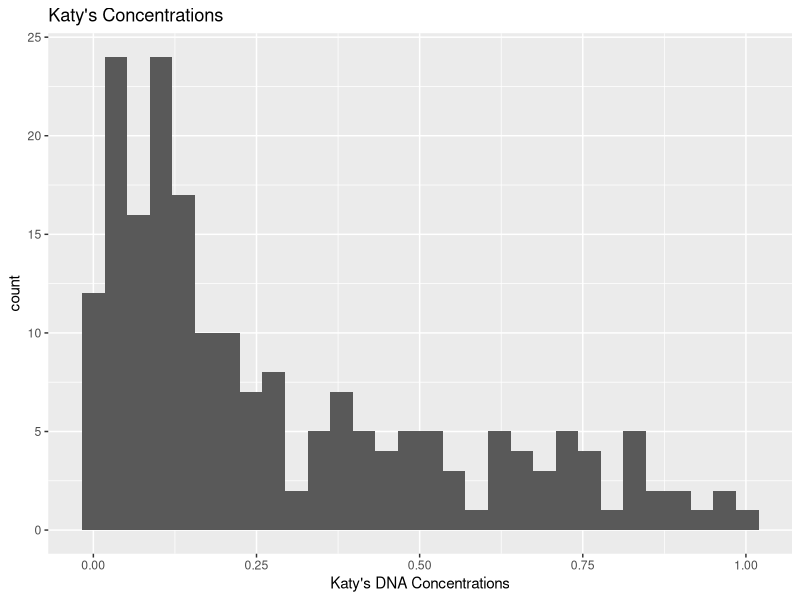
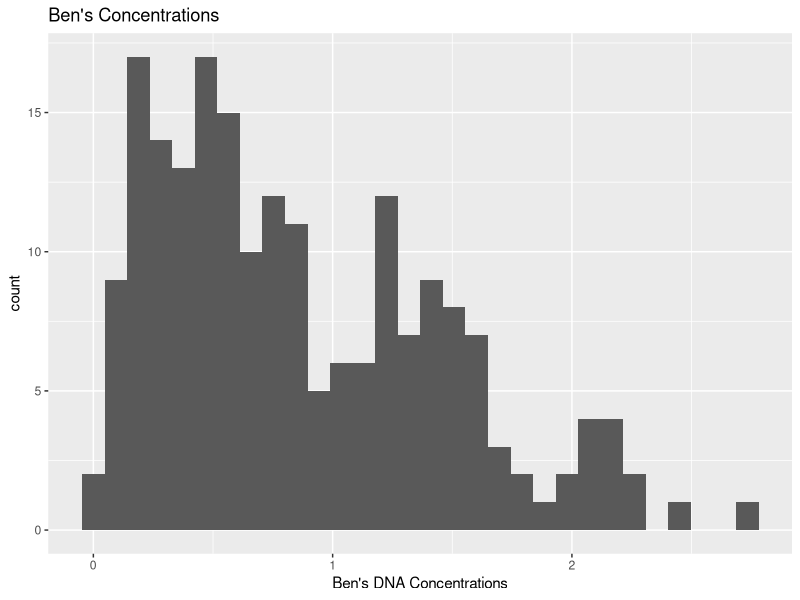
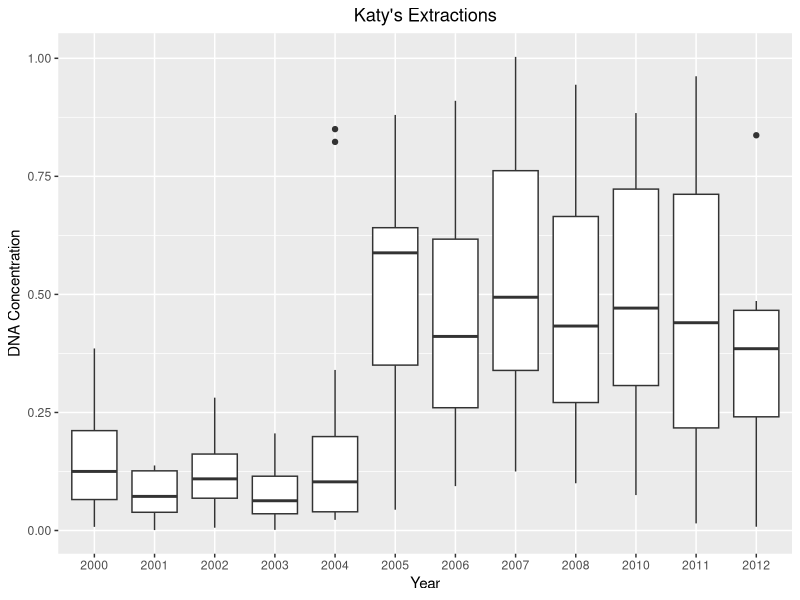
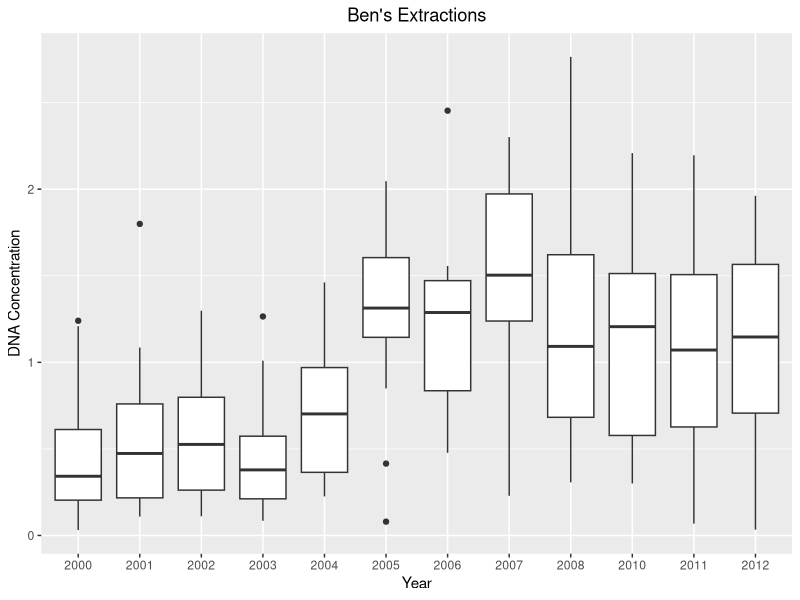
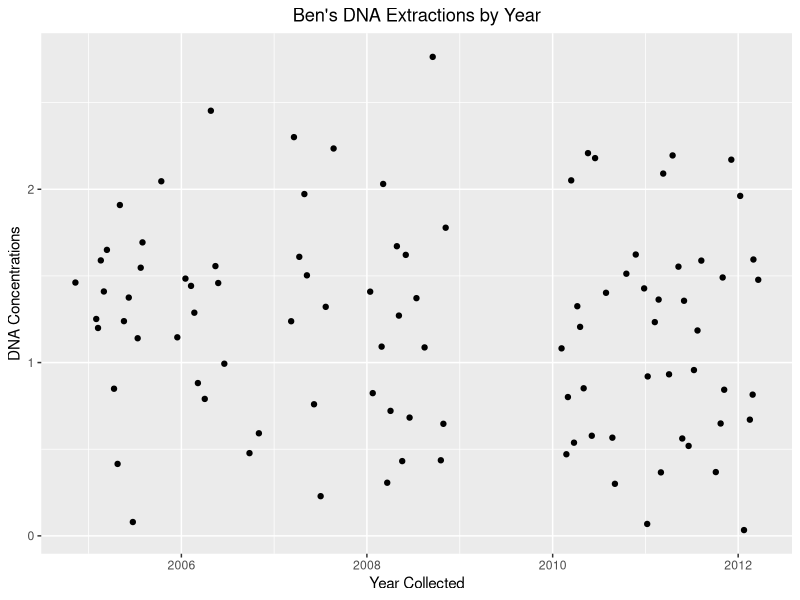

Generate these figures, in order, with R:
library(tidyverse)

##Once you get the file loaded into an R object as a data frame, feel free to do some exploratory visualizations or summaries to get a feel for the data if you like.
##Your first task, though, is to create separate histograms of the DNA concentrations for Katy and Ben. Make sure to add nice labels to these (x-axis and main title).

df <- read.csv("DNA_Conc_by_Extraction_Date.csv")

ggplot(df, aes(x=DNA_Concentration_Katy)) +
  geom_histogram()+
  labs(title="Katy's Concentrations", x="Katy's DNA Concentrations")

ggplot(df, aes(x=DNA_Concentration_Ben)) +
  geom_histogram()+ 
  labs(title="Ben's Concentrations", x="Ben's DNA Concentrations")

##II. 	
##Your second task is to look at DNA concentrations from the different extraction years. 
##One way to do this is a separate figure for each student is demonstrated in those two files:	ZAHN_Plot1.jpeg and ZAHN_Plot2.jpeg 
##Open those files in some image viewing program and take a look. I'd like you to re-create these exactly, including the labels.
##This is tricky, so I'll give a hint: the plot() function behaves differently depending on the classes of vectors that are given to it.

# III.
# Once you have your code for creating the figures correctly, you need to save those two images in YOUR Exam_1 directory. Name them similarly to how I named mine, but with your LASTNAME
# Make sure your code is saving the files. Don't do it manually with the mouse!
# 

ggplot(df, aes(x=as.character(Year_Collected), y=DNA_Concentration_Katy))+
  geom_boxplot()+
  labs(title="Katy's Extractions", x="Year", y="DNA Concentration") +
  theme(plot.title=element_text(hjust=.5))


ggplot(df, aes(x=as.character(Year_Collected), y=DNA_Concentration_Ben))+
  geom_boxplot()+
  labs(title="Ben's Extractions", x="Year", y="DNA Concentration") +
  theme(plot.title=element_text(hjust=.5))



##IV.
##Take a look at Ben's concentrations vs Katy's concentrations. You can do this however you like... with a plot or with summary stats or both.
##It looks like Ben had consistently higher DNA yields than Katy did...but surely it wasn't uniformly better, right? With some samples, he only had a marginal improvement over Katy.
##With other samples, he had a relatively massive improvement over her.
##Your task here is to write some code that tells us: in which extraction YEAR, was Ben's performance the lowest RELATIVE TO Katy's performance?

difference <- df$DNA_Concentration_Ben - df$DNA_Concentration_Katy


max.difference <- which(difference == max(difference))


df[max.difference,"Year_Collected"]


##V.
##Do another subset of the data for me. Subset the data frame so it's just the "Downstairs" lab.
##Now, make a scatterplot of the downstairs lab data such that "Date_Collected" is on the x-axis and 
#"DNA_Concentration_Ben" is on the y-axis. Save this scatterplot as "Ben_DNA_over_time.jpg" in your Exam_1 
#directory. See the file "Downstairs.jpg" for an example of how yours should look. If it looks different, you 
#might need to do some class conversions so the plot() function treats things correctly. HintHintHint: POSIXct

downstairs <- df[df$Lab == "Downstairs",]

ggplot(downstairs, aes(x=as.POSIXct(Date_Collected), y=DNA_Concentration_Ben)) +
  geom_point() +
  labs(title="Ben's DNA Extractions by Year", x="Year Collected", y="DNA Concentrations") +
  theme(plot.title = element_text(hjust = .5))



#VI.
#For this final (BONUS) problem, let's just look at Ben's DNA concentration values. I 
#think Katy messed up her PCRs, and at any rate, we can't use them for sequencing.
#Besides, our original purpose for this experiment was to see if DNA extractions sitting in a freezer degraded over time.
#To that end, I want you to make a new data frame (just using Ben's values) that has one 
#column containing the years that DNA extractions were made, 
#and another column that contains the AVERAGE of the values within that year.  
#Just to be clear, this data frame should have only 12 rows (one for each year)! You will need to 
#find a way to take the average of Ben's DNA values in each separate year. 
#A for-loop, or repeated subsetting, or some other way...
#Once you have this new data frame of averages by year, write some code that shows which extraction 
#year has the highest average DNA concentration (and what that concentration is) and then save the 12-row 
#dataframe as a new csv file called "Ben_Average_Conc.csv"


ben2000 <- mean(df[df$Year_Collected == 2000,"DNA_Concentration_Ben"])
ben2001 <- mean(df[df$Year_Collected == 2001,"DNA_Concentration_Ben"])
ben2002 <- mean(df[df$Year_Collected == 2002,"DNA_Concentration_Ben"])
ben2003 <- mean(df[df$Year_Collected == 2003,"DNA_Concentration_Ben"])
ben2004 <- mean(df[df$Year_Collected == 2004,"DNA_Concentration_Ben"])
ben2005 <- mean(df[df$Year_Collected == 2005,"DNA_Concentration_Ben"])
ben2006 <- mean(df[df$Year_Collected == 2006,"DNA_Concentration_Ben"])
ben2007 <- mean(df[df$Year_Collected == 2007,"DNA_Concentration_Ben"])
ben2008 <- mean(df[df$Year_Collected == 2008,"DNA_Concentration_Ben"])
ben2010 <- mean(df[df$Year_Collected == 2010,"DNA_Concentration_Ben"])
ben2011 <- mean(df[df$Year_Collected == 2011,"DNA_Concentration_Ben"])
ben2012 <- mean(df[df$Year_Collected == 2012,"DNA_Concentration_Ben"])


vec <- c(ben2000,ben2001,ben2002,ben2003,ben2004,ben2005,ben2006,
         ben2007,ben2008,ben2010,ben2011,ben2012)


ben_dat <- data.frame(Year = levels(as.factor(df$Year_Collected)),
                      Ben_Mean = vec)

ben_dat

max.row <- which(ben_dat$Ben_Mean == max(ben_dat$Ben_Mean))


ben_dat[max.row,]

write.csv(ben_dat, file = "Ben_Average_Conc.csv")


